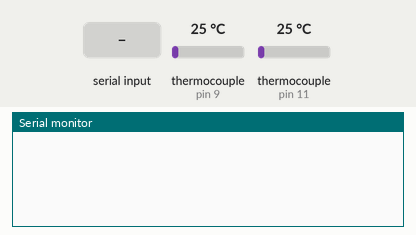
A sketch run on a simulated Arduino Uno, built with avr-gcc and run on an emulated ATmega328P. On the bench: the last lines printed to the serial monitor. Inputs (shaded band) come from the test bench; at power-on: thermocouple (sensors on pin 9, pin 11) 25 °C.

Above: at 1.7 s.
1.8 s: "1" received over the second serial link
At 3.2 s:
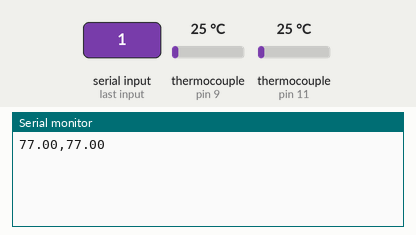
4.8 s: thermocouple (sensor on pin 9) set to 6 °C
At 6.1 s:
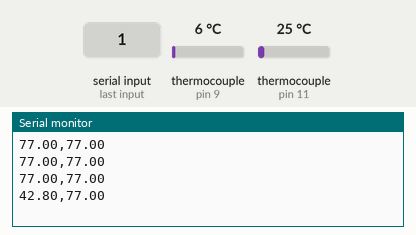
6.3 s: thermocouple (sensor on pin 11) set to 6 °C
At 7.3 s:
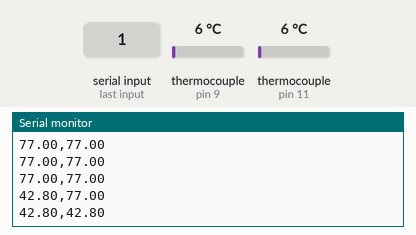
7.8 s: thermocouple (sensor on pin 9) set to 75 °C
At 9.1 s:
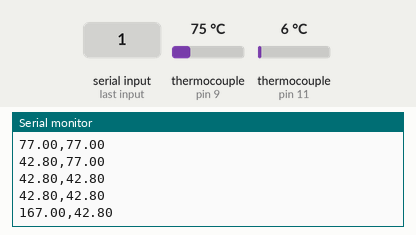
9.3 s: thermocouple (sensor on pin 11) set to 75 °C
At 10.2 s:
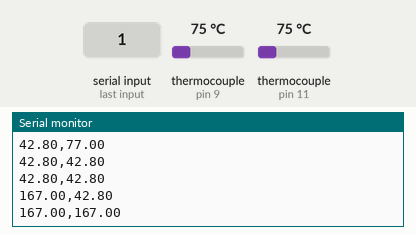
Timing chart, 0 to 11.8 s (numbered marks = the images above; inputs shaded):
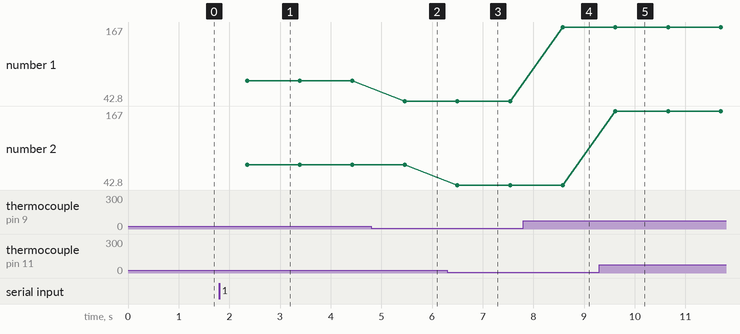

The sketch:

Bluetooth_coffee_temps.ino
```cpp
#include <SoftwareSerial.h>
#include "max6675.h"
SoftwareSerial BT(2, 3);
int ktcSO = 8;
int ktcCS = 9;
int ktcCS2 = 11;
int ktcCLK = 10;

MAX6675 ktc(ktcCLK, ktcCS, ktcSO);
MAX6675 ktc2(ktcCLK, ktcCS2, ktcSO);


// creates a "virtual" serial port/UART
// connect BT module TX to D2
// connect BT module RX to D3
// connect BT Vcc to 5V, GND to GND
void setup()
{
  // set digital pin to control as an output
  //pinMode(13, OUTPUT);
  // set the data rate for the SoftwareSerial port
  BT.begin(9600);
    Serial.begin(9600);
  // give the MAX a little time to settle
  delay(500);
  // Send test message to other device
 // BT.println("Hello from Arduino");
}
char a; // stores incoming character from other device
void loop()
{
  if (BT.available())
  // if text arrived in from BT serial...
  {
    a=(BT.read());
    if (a=='1')
    {
      //output temps to BT
     // digitalWrite(13, HIGH);
     BT.println("Temp is 79* and fine");

for(int i = 0; i<50; i++){

//sensor 1
   BT.print(ktc.readFahrenheit());
delay(10);
//sensor 2
   BT.print(",");
   BT.println(ktc2.readFahrenheit());
   delay(500);
   i=BT.read();
   //sensor 1
   Serial.print(ktc.readFahrenheit());
delay(10);
//sensor 2
    Serial.print(",");
   Serial.println(ktc2.readFahrenheit());
   delay(500);

}

    }
    if (a=='2')
    {
      //Stop outputting temp
      //digitalWrite(13, LOW);
      BT.println("Temps off");
    }
    if (a=='?')
    {
      BT.println("Send '1' to turn temperture loging on");
      BT.println("Send '2' to turn temperature logging off");
    }

  }
}
```

Measured:
- after the input at 1.8 s, the serial monitor: prints a new line after 0.55 s (image 1)
- after the input at 4.8 s, the serial monitor: prints a new line after 0.66 s (image 2)
- after the input at 6.3 s, the serial monitor: prints a new line after 0.20 s (image 3)
- after the input at 7.8 s, the serial monitor: prints a new line after 0.78 s (image 4)
- after the input at 9.3 s, the serial monitor: prints a new line after 0.32 s (image 5)
- plotted number 1: 77 → 42.8 after the input at 4.8 s, 42.8 → 167 after the input at 7.8 s
